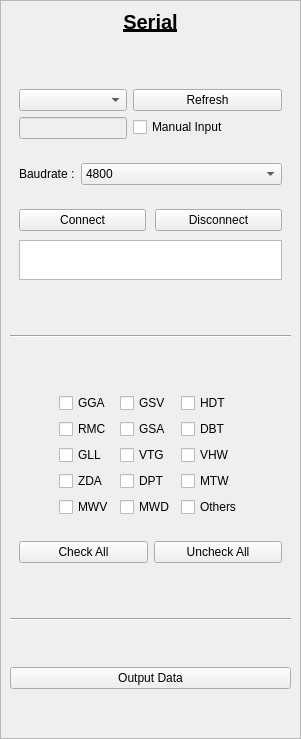
         <widget class="QFrame" name="verticalFrame_udp_output_2">
          <property name="frameShape">
           <enum>QFrame::Shape::StyledPanel</enum>
          </property>
          <layout class="QVBoxLayout" name="verticalLayout_11">
           <property name="leftMargin">
            <number>9</number>
           </property>
           <property name="topMargin">
            <number>9</number>
           </property>
           <property name="rightMargin">
            <number>9</number>
           </property>
           <property name="bottomMargin">
            <number>9</number>
           </property>
           <item>
            <widget class="QLabel" name="label_23">
             <property name="sizePolicy">
              <sizepolicy hsizetype="Preferred" vsizetype="Maximum">
               <horstretch>0</horstretch>
               <verstretch>0</verstretch>
              </sizepolicy>
             </property>
             <property name="font">
              <font>
               <pointsize>15</pointsize>
               <bold>true</bold>
               <underline>true</underline>
              </font>
             </property>
             <property name="text">
              <string>Serial</string>
             </property>
             <property name="alignment">
              <set>Qt::AlignmentFlag::AlignCenter</set>
             </property>
            </widget>
           </item>
           <item>
            <spacer name="verticalSpacer_22">
             <property name="orientation">
              <enum>Qt::Orientation::Vertical</enum>
             </property>
             <property name="sizeHint" stdset="0">
              <size>
               <width>20</width>
               <height>40</height>
              </size>
             </property>
            </spacer>
           </item>
           <item>
            <layout class="QHBoxLayout" name="horizontalLayout_17">
             <property name="leftMargin">
              <number>9</number>
             </property>
             <property name="topMargin">
              <number>9</number>
             </property>
             <property name="rightMargin">
              <number>9</number>
             </property>
             <property name="bottomMargin">
              <number>9</number>
             </property>
             <item>
              <layout class="QVBoxLayout" name="verticalLayout_20">
               <item>
                <widget class="QComboBox" name="comboBox_serial_output_port_list">
                 <property name="sizePolicy">
                  <sizepolicy hsizetype="Ignored" vsizetype="Fixed">
                   <horstretch>0</horstretch>
                   <verstretch>0</verstretch>
                  </sizepolicy>
                 </property>
                 <property name="minimumSize">
                  <size>
                   <width>100</width>
                   <height>0</height>
                  </size>
                 </property>
                 <property name="maximumSize">
                  <size>
                   <width>16777215</width>
                   <height>16777215</height>
                  </size>
                 </property>
                </widget>
               </item>
               <item>
                <widget class="QLineEdit" name="lineEdit_serial_manual_output">
                 <property name="enabled">
                  <bool>false</bool>
                 </property>
                 <property name="sizePolicy">
                  <sizepolicy hsizetype="Maximum" vsizetype="Fixed">
                   <horstretch>0</horstretch>
                   <verstretch>0</verstretch>
                  </sizepolicy>
                 </property>
                </widget>
               </item>
              </layout>
             </item>
             <item>
              <layout class="QVBoxLayout" name="verticalLayout_24">
               <item>
                <widget class="QPushButton" name="pushButton_refresh_available_port_serial_output">
                 <property name="sizePolicy">
                  <sizepolicy hsizetype="Preferred" vsizetype="Fixed">
                   <horstretch>0</horstretch>
                   <verstretch>0</verstretch>
                  </sizepolicy>
                 </property>
                 <property name="font">
                  <font>
                   <pointsize>9</pointsize>
                  </font>
                 </property>
                 <property name="text">
                  <string>Refresh</string>
                 </property>
                 <property name="icon">
                  <iconset theme="QIcon::ThemeIcon::ViewRefresh"/>
                 </property>
                 <property name="iconSize">
                  <size>
                   <width>10</width>
                   <height>10</height>
                  </size>
                 </property>
                </widget>
               </item>
               <item>
                <widget class="QCheckBox" name="checkBox_serial_manual_output">
                 <property name="sizePolicy">
                  <sizepolicy hsizetype="Preferred" vsizetype="Fixed">
                   <horstretch>0</horstretch>
                   <verstretch>0</verstretch>
                  </sizepolicy>
                 </property>
                 <property name="text">
                  <string>Manual Input</string>
                 </property>
                </widget>
               </item>
              </layout>
             </item>
            </layout>
           </item>
           <item>
            <layout class="QHBoxLayout" name="horizontalLayout_18">
             <property name="leftMargin">
              <number>9</number>
             </property>
             <property name="topMargin">
              <number>9</number>
             </property>
             <property name="rightMargin">
              <number>9</number>
             </property>
             <property name="bottomMargin">
              <number>9</number>
             </property>
             <item>
              <widget class="QLabel" name="label_25">
               <property name="sizePolicy">
                <sizepolicy hsizetype="Maximum" vsizetype="Preferred">
                 <horstretch>0</horstretch>
                 <verstretch>0</verstretch>
                </sizepolicy>
               </property>
               <property name="text">
                <string>Baudrate :</string>
               </property>
              </widget>
             </item>
             <item>
              <widget class="QComboBox" name="comboBox_serial_output_port_baudrate">
               <property name="currentText">
                <string>4800</string>
               </property>
               <property name="currentIndex">
                <number>2</number>
               </property>
               <item>
                <property name="text">
                 <string>1200</string>
                </property>
               </item>
               <item>
                <property name="text">
                 <string>2400</string>
                </property>
               </item>
               <item>
                <property name="text">
                 <string>4800</string>
                </property>
               </item>
               <item>
                <property name="text">
                 <string>9600</string>
                </property>
               </item>
               <item>
                <property name="text">
                 <string>19200</string>
                </property>
               </item>
               <item>
                <property name="text">
                 <string>38400</string>
                </property>
               </item>
               <item>
                <property name="text">
                 <string>57600</string>
                </property>
               </item>
               <item>
                <property name="text">
                 <string>115200</string>
                </property>
               </item>
              </widget>
             </item>
            </layout>
           </item>
           <item>
            <layout class="QGridLayout" name="gridLayout_6">
             <property name="leftMargin">
              <number>9</number>
             </property>
             <property name="topMargin">
              <number>9</number>
             </property>
             <property name="rightMargin">
              <number>9</number>
             </property>
             <property name="bottomMargin">
              <number>9</number>
             </property>
             <property name="spacing">
              <number>9</number>
             </property>
             <item row="0" column="0">
              <widget class="QPushButton" name="pushButton_connect_serial_output">
               <property name="text">
                <string>Connect</string>
               </property>
              </widget>
             </item>
             <item row="0" column="1">
              <widget class="QPushButton" name="pushButton_disconnect_serial_output">
               <property name="text">
                <string>Disconnect</string>
               </property>
              </widget>
             </item>
             <item row="1" column="0" colspan="2">
              <widget class="QPlainTextEdit" name="plainTextEdit_connection_status_output_serial">
               <property name="maximumSize">
                <size>
                 <width>16777215</width>
                 <height>40</height>
                </size>
               </property>
               <property name="readOnly">
                <bool>true</bool>
               </property>
              </widget>
             </item>
            </layout>
           </item>
           <item>
            <spacer name="verticalSpacer_23">
             <property name="orientation">
              <enum>Qt::Orientation::Vertical</enum>
             </property>
             <property name="sizeHint" stdset="0">
              <size>
               <width>20</width>
               <height>40</height>
              </size>
             </property>
            </spacer>
           </item>
           <item>
            <widget class="Line" name="line_4">
             <property name="orientation">
              <enum>Qt::Orientation::Horizontal</enum>
             </property>
            </widget>
           </item>
           <item>
            <spacer name="verticalSpacer_24">
             <property name="orientation">
              <enum>Qt::Orientation::Vertical</enum>
             </property>
             <property name="sizeHint" stdset="0">
              <size>
               <width>20</width>
               <height>40</height>
              </size>
             </property>
            </spacer>
           </item>
           <item>
            <layout class="QGridLayout" name="gridLayout_5">
             <property name="leftMargin">
              <number>9</number>
             </property>
             <property name="topMargin">
              <number>9</number>
             </property>
             <property name="rightMargin">
              <number>9</number>
             </property>
             <property name="bottomMargin">
              <number>9</number>
             </property>
             <item row="1" column="1">
              <widget class="QCheckBox" name="checkBox_serial_output_rmc">
               <property name="text">
                <string>RMC</string>
               </property>
              </widget>
             </item>
             <item row="4" column="1">
              <widget class="QCheckBox" name="checkBox_serial_output_zda">
               <property name="text">
                <string>ZDA</string>
               </property>
              </widget>
             </item>
             <item row="3" column="3">
              <widget class="QCheckBox" name="checkBox_serial_output_vhw">
               <property name="text">
                <string>VHW</string>
               </property>
               <property name="checkable">
                <bool>true</bool>
               </property>
              </widget>
             </item>
             <item row="0" column="0">
              <spacer name="horizontalSpacer_18">
               <property name="orientation">
                <enum>Qt::Orientation::Horizontal</enum>
               </property>
               <property name="sizeHint" stdset="0">
                <size>
                 <width>40</width>
                 <height>20</height>
                </size>
               </property>
              </spacer>
             </item>
             <item row="3" column="2">
              <widget class="QCheckBox" name="checkBox_serial_output_vtg">
               <property name="text">
                <string>VTG</string>
               </property>
              </widget>
             </item>
             <item row="1" column="2">
              <widget class="QCheckBox" name="checkBox_serial_output_gsa">
               <property name="text">
                <string>GSA</string>
               </property>
              </widget>
             </item>
             <item row="0" column="2">
              <widget class="QCheckBox" name="checkBox_serial_output_gsv">
               <property name="text">
                <string>GSV</string>
               </property>
              </widget>
             </item>
             <item row="0" column="3">
              <widget class="QCheckBox" name="checkBox_serial_output_hdt">
               <property name="text">
                <string>HDT</string>
               </property>
               <property name="checkable">
                <bool>true</bool>
               </property>
              </widget>
             </item>
             <item row="4" column="2">
              <widget class="QCheckBox" name="checkBox_serial_output_dpt">
               <property name="text">
                <string>DPT</string>
               </property>
              </widget>
             </item>
             <item row="4" column="3">
              <widget class="QCheckBox" name="checkBox_serial_output_mtw">
               <property name="text">
                <string>MTW</string>
               </property>
              </widget>
             </item>
             <item row="0" column="4">
              <spacer name="horizontalSpacer_19">
               <property name="orientation">
                <enum>Qt::Orientation::Horizontal</enum>
               </property>
               <property name="sizeHint" stdset="0">
                <size>
                 <width>40</width>
                 <height>20</height>
                </size>
               </property>
              </spacer>
             </item>
             <item row="0" column="1">
              <widget class="QCheckBox" name="checkBox_serial_output_gga">
               <property name="text">
                <string>GGA</string>
               </property>
              </widget>
             </item>
             <item row="3" column="1">
              <widget class="QCheckBox" name="checkBox_serial_output_gll">
               <property name="text">
                <string>GLL</string>
               </property>
              </widget>
             </item>
             <item row="1" column="3">
              <widget class="QCheckBox" name="checkBox_serial_output_dbt">
               <property name="text">
                <string>DBT</string>
               </property>
               <property name="checkable">
                <bool>true</bool>
               </property>
              </widget>
             </item>
             <item row="5" column="1">
              <widget class="QCheckBox" name="checkBox_serial_output_mwv">
               <property name="text">
                <string>MWV</string>
               </property>
              </widget>
             </item>
             <item row="5" column="2">
              <widget class="QCheckBox" name="checkBox_serial_output_mwd">
               <property name="text">
                <string>MWD</string>
               </property>
              </widget>
             </item>
             <item row="5" column="3">
              <widget class="QCheckBox" name="checkBox_serial_output_others">
               <property name="text">
                <string>Others</string>
               </property>
              </widget>
             </item>
            </layout>
           </item>
           <item>
            <widget class="QFrame" name="horizontalFrame_3">
             <property name="sizePolicy">
              <sizepolicy hsizetype="Preferred" vsizetype="Maximum">
               <horstretch>0</horstretch>
               <verstretch>0</verstretch>
              </sizepolicy>
             </property>
             <layout class="QHBoxLayout" name="horizontalLayout_19">
              <item>
               <widget class="QPushButton" name="pushButton_check_all_serial_output">
                <property name="text">
                 <string>Check All</string>
                </property>
               </widget>
              </item>
              <item>
               <widget class="QPushButton" name="pushButton_uncheck_all_serial_output">
                <property name="text">
                 <string>Uncheck All</string>
                </property>
               </widget>
              </item>
             </layout>
            </widget>
           </item>
           <item>
            <spacer name="verticalSpacer_11">
             <property name="orientation">
              <enum>Qt::Orientation::Vertical</enum>
             </property>
             <property name="sizeHint" stdset="0">
              <size>
               <width>20</width>
               <height>40</height>
              </size>
             </property>
            </spacer>
           </item>
           <item>
            <widget class="Line" name="line_5">
             <property name="orientation">
              <enum>Qt::Orientation::Horizontal</enum>
             </property>
            </widget>
           </item>
           <item>
            <spacer name="verticalSpacer_12">
             <property name="orientation">
              <enum>Qt::Orientation::Vertical</enum>
             </property>
             <property name="sizeHint" stdset="0">
              <size>
               <width>20</width>
               <height>40</height>
              </size>
             </property>
            </spacer>
           </item>
           <item>
            <widget class="QPushButton" name="pushButton_activate_serial_output">
             <property name="text">
              <string>Output Data</string>
             </property>
             <property name="icon">
              <iconset theme="QIcon::ThemeIcon::DocumentSend"/>
             </property>
             <property name="checkable">
              <bool>true</bool>
             </property>
            </widget>
           </item>
           <item>
            <spacer name="verticalSpacer_13">
             <property name="orientation">
              <enum>Qt::Orientation::Vertical</enum>
             </property>
             <property name="sizeHint" stdset="0">
              <size>
               <width>20</width>
               <height>40</height>
              </size>
             </property>
            </spacer>
           </item>
          </layout>
         </widget>
